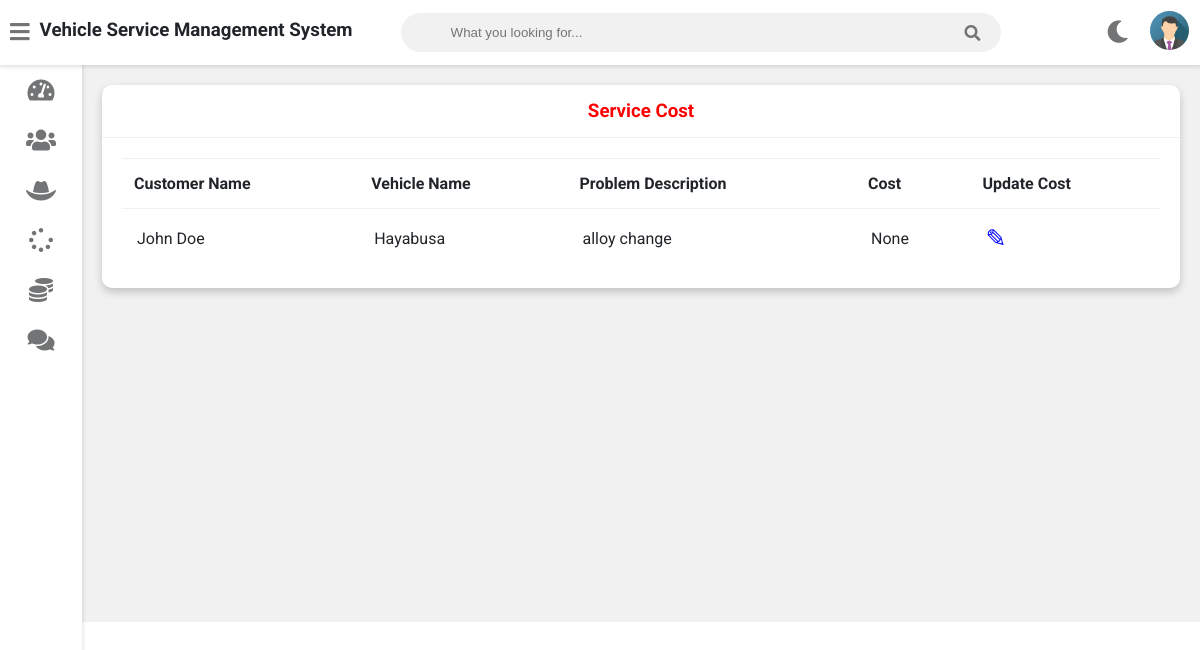
Screenshot of /admin-view-service-cost (signed in) with the database file from the repository.
### vehicle/models.py (models this page shows, shortened)
class Customer(models.Model):
    user=models.OneToOneField(User,on_delete=models.CASCADE)
    profile_pic= models.ImageField(upload_to='profile_pic/CustomerProfilePic/',null=True,blank=True)
    address = models.CharField(max_length=40)
    mobile = models.CharField(max_length=20,null=False)
    @property
    def get_name(self):
        return self.user.first_name+" "+self.user.last_name
    def __str__(self):
        return self.user.first_name

class Request(models.Model):
    cat=(('two wheeler with gear','two wheeler with gear'),('two wheeler without gear','two wheeler without gear'),('three wheeler','three wheeler'),('four wheeler','four wheeler'))
    category=models.CharField(max_length=50,choices=cat)
    vehicle_no=models.PositiveIntegerField(null=False)
    vehicle_name = models.CharField(max_length=40,null=False)
    vehicle_model = models.CharField(max_length=40,null=False)
    vehicle_brand = models.CharField(max_length=40,null=False)
    problem_description = models.CharField(max_length=500,null=False)
    date=models.DateField(auto_now=True)
    cost=models.PositiveIntegerField(null=True)
    customer=models.ForeignKey('Customer', on_delete=models.CASCADE,null=True)
    mechanic=models.ForeignKey('Mechanic',on_delete=models.CASCADE,null=True)
    stat=(('Pending','Pending'),('Approved','Approved'),('Repairing','Repairing'),('Repairing Done','Repairing Done'),('Released','Released'))
    status=models.CharField(max_length=50,choices=stat,default='Pending',null=True)

### vehicle/views.py (the view)
# urls.py: path('admin-view-service-cost',views.admin_view_service_cost_view,name='admin-view-service-cost'),
@login_required(login_url='adminlogin')
def admin_view_service_cost_view(request):
    enquiry=models.Request.objects.all().order_by('-id')
    customers=[]
    for enq in enquiry:
        customer=models.Customer.objects.get(id=enq.customer_id)
        customers.append(customer)
    print(customers)
    return render(request,'vehicle/admin_view_service_cost.html',{'data':zip(customers,enquiry)})

### templates/vehicle/admin_view_service_cost.html
{% extends 'vehicle/adminbase.html' %}
{% block content %}
	<div class="wrapper">
		<div class="row">
			<div class="col-12 col-m-12 col-sm-12">
				<div class="card">
					<div class="card-header">
						<h3 style="color:red; text-align:center" >Service Cost
						</h3>
					</div>
					<div class="card-content">
						<table>
							<thead>
                <tr>
                  <th>Customer Name</th>
                  <th>Vehicle Name</th>
                  <th>Problem Description</th>
                  <th>Cost</th>
                  <th>Update Cost</th>
                </tr>
							</thead>
							<tbody>
                {% for c,r in data %}
                <tr>
                  <td> {{c.get_name}}</td>
                  <td> {{r.vehicle_name}}</td>
                  <td>{{r.problem_description}}</td>
                  <td>{{r.cost}}</td>
                  <td><a  style="color:blue; text-decoration:none;font-size:25px;" href="{% url 'update-cost' r.id  %}">&#9998;</a></td>
                </tr>
                {% endfor %}
							</tbody>
						</table>
					</div>
				</div>
			</div>
		</div>
<br><br><br><br><br><br><br><br><br><br><br><br><br><br><br><br>
	</div>
{% endblock content %}

### static/style.css (style rules this page uses)
:root { --primary-color: #4834d4; --success-color: #6ab04c; --warning-color: #f0932b; --danger-color: #eb4d4b; --light-color: #212529; --light-second-color: #727475; --light-background: #ffffff; --light-second-background: #f1f1f1; --dark-color: #909090; --dark-second-color: #f5f6fa; --dark-background: #23242D; --dark-second-background: #181818; }
.light { --main-bg-color: var(--light-background); --second-bg-color: var(--light-second-background); --main-color: var(--light-color); --second-color: var(--light-second-color); }
* { box-sizing: border-box; }
body { font-family: 'Roboto', sans-serif; background: var(--main-bg-color); color: var(--main-color); margin: 0; }
.wrapper { padding: 10px; margin-left: 82px; padding-top: 75px; background: var(--second-bg-color); transition: margin-left .5s; }
.row { display: flex; flex-wrap: wrap; flex-direction: row; }
.row:after, .row:before { box-sizing: border-box; }
[class*="col-"] { padding: 10px; }
@media only screen and (min-width: 600px) { .col-sm-12 { width: 100%; } }
@media only screen and (min-width: 768px) { .col-m-12 { width: 100%; } }
@media only screen and (min-width: 992px) { .col-12 { width: 100%; } }
.card { background: var(--main-bg-color); color: var(--main-color); border-radius: 10px; margin-bottom: 10px; box-shadow: 0 4px 8px 0 rgba(0,0,0,0.2); }
.card-header { padding: 15px 30px; border-bottom: 1px solid var(--second-bg-color); position: relative; }
.card-header h3 { margin: 0; }
.card-content { padding: 20px; overflow-x: auto; }
table { border-collapse: collapse; width: 100%; }
table td { border-top: 1px solid var(--second-bg-color); padding: 15px; }
table th { border-top: 1px solid var(--second-bg-color); border-bottom: 1px solid var(--second-bg-color); padding: 15px 12px; text-align: left; }

### rows the page displays
Customer: get_name "John Doe", vehicle_name "Hayabusa", problem_description "alloy change", cost "None"
